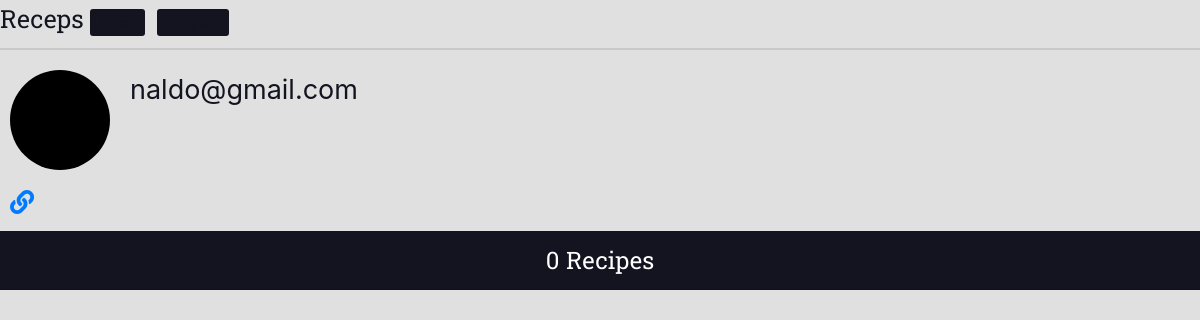
Page /authors/profile/naldo@gmail.com/ on the earlier database version.
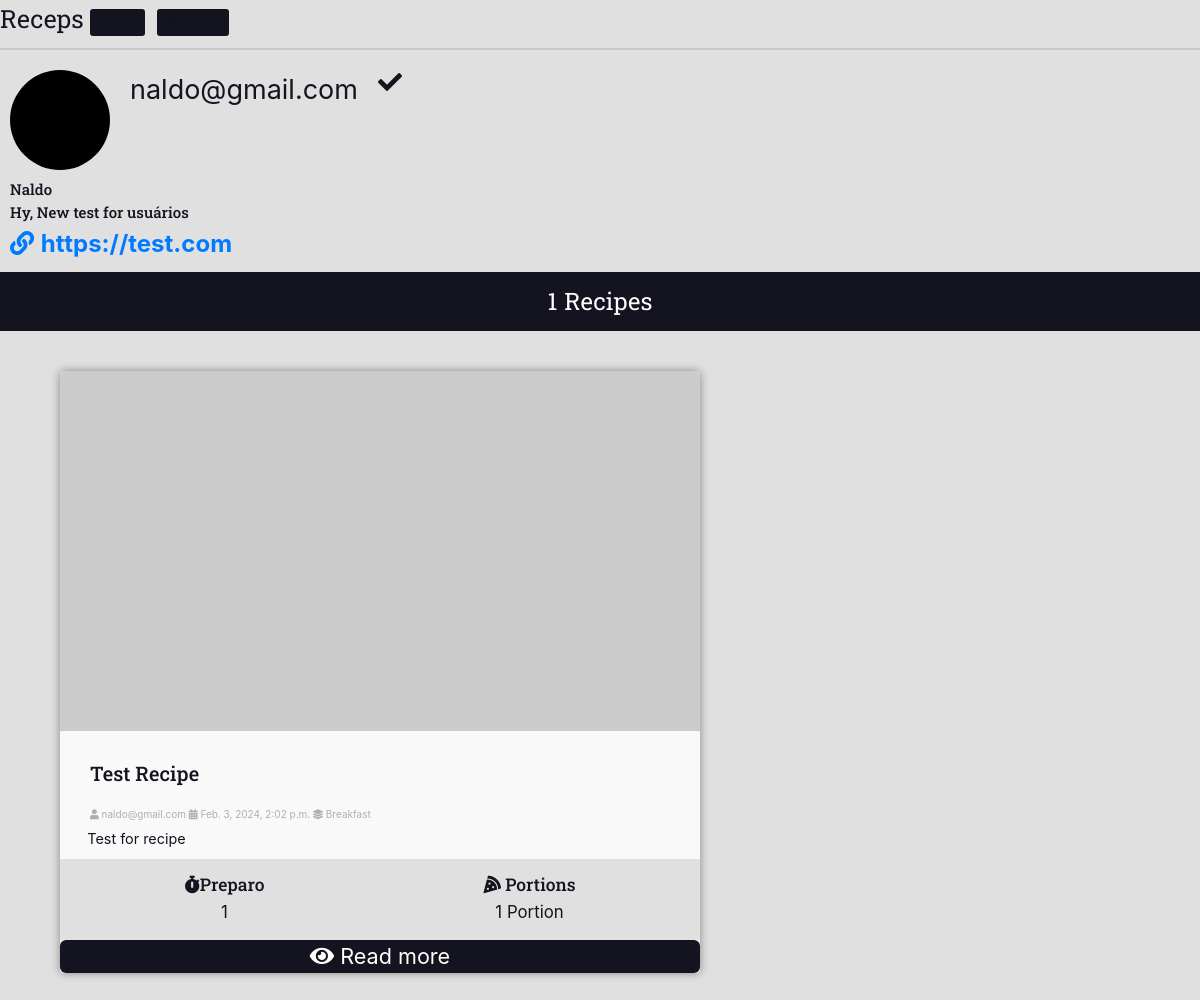
Same page on the later database version.
### authors/models.py (models this page shows)
class Authors(models.Model):
    user = models.ForeignKey(User, on_delete=models.DO_NOTHING)
    name = models.CharField(max_length=12, null=True, blank=False)
    bio = models.CharField(max_length=100, null=True, blank=True)
    link = models.CharField(max_length=100, null=True, blank=False)
    stars = models.IntegerField(default=0)
    is_professional = models.IntegerField(default=0)

### receps/models.py (models this page shows, shortened)
class Receps(models.Model):
    title = models.CharField(max_length=42)
    date = models.DateTimeField(auto_now_add=True)
    category = models.ForeignKey(Categories, on_delete=models.DO_NOTHING)
    portions = models.PositiveIntegerField(null=False, blank=False)
    user = models.ForeignKey(User, models.DO_NOTHING)
    description = models.TextField(blank=False)
    time = models.CharField(max_length=8)
    slug = models.SlugField(blank=True, null=False, unique=True)
    update = models.DateTimeField(auto_now=True)
    is_published = models.BooleanField(default=True)

class Categories(models.Model):
    name = models.CharField(null=True, blank=True, max_length=38, unique=True)
    icon = models.CharField(default="fas fa-utensils",null=True, blank=True, max_length=100)

### authors/views.py (the view)
# urls.py: path('profile/<str:username>/', views.profile, name='profile'),
def profile(request, username):
    user_infos = User.objects.all().filter(username=username).first()
    author = Authors.objects.all().filter(user_id=user_infos.id).first()
    receps_list = Receps.objects.all().filter(is_published=True, user_id=user_infos.id).order_by('-id')
    revenue_total = receps_list.count()
    return render(request, 'pages/profile.html', {'user_infos': user_infos, 'author': author, 'total_revenue': revenue_total, 'Receps': receps_list})

### authors/templates/pages/profile.html (shortened to what this page needs)
{% extends '../partials/extension.html' %}
{% block 'head' %}
  {% load static %}
  <link rel="stylesheet" href="{% static 'css/profile.css' %}">
  <link rel="stylesheet" href="{% static 'css/receps.css' %}">
{% endblock %}
{% block 'body' %}
  <div class="main-profile">
      {% include 'partials/header_min.html'%}
      </div>
      <div class="profile">
        <div class="cover-profile"></div>
        <span class="author-user">{{ user_infos.username }}</span>
        {% if author.is_professional %}
        <i class="fas fa-check"></i>
        {% endif %}
      </div>
      <div class="author-info">
        <h4>{{ author.name }}</h4>
        <h4>{{ author.bio }}</h4>
        <a href="{{ author.link }}">
          <i class="fas fa-link"></i>
          <span class="text-link">{{ author.link }}</span>
        </a>
      </div>
      <div class="profile-recipe">
        <hr>
        <span class="text-recipe">{{ total_revenue }}</span>
        <span class="text-recipe">Recipes</span>
        <hr>
      </div>
      {% for recipe in Receps %}
        {% include 'partials/receps_list.html' %}
      {% endfor %}
{% endblock %}

### autentication/templates/partials/extension.html (shortened to what this page needs)
<!DOCTYPE html>
<html lang="pt-br">
  <head>
    <link rel="stylesheet" href="https://cdn.jsdelivr.net/npm/bootstrap@4.3.1/dist/css/bootstrap.min.css">
    <link rel="stylesheet" href="https://cdnjs.cloudflare.com/ajax/libs/font-awesome/5.15.4/css/fontawesome.min.css" />
    <link rel="stylesheet" href="https://cdnjs.cloudflare.com/ajax/libs/font-awesome/5.15.4/css/brands.min.css" />
    <link rel="stylesheet" href="https://cdnjs.cloudflare.com/ajax/libs/font-awesome/5.15.4/css/solid.min.css" />
    {% block 'head'%}
    {% endblock %}
  </head>
  <body>
    <main>
      {% block 'body' %}
      {% endblock %}
     </main>
  </body>
</html>

### authors/templates/partials/header_min.html
<div class="main-header-profile">
  <a href="{% url 'receps:receps' %}" class="header-profile-title">  Receps</a>
  {% if not user.is_authenticated %}
  <a href="{% url 'receps:receps' %}" class="header-profile-enter"> Enter</a>
  <a href="{% url 'receps:receps' %}" class="header-profile-register"> Sing Up </a>
  {% endif %}
  <hr>
</div>

### receps/templates/partials/receps_list.html (shortened to what this page needs)
<div class="main-container">
    <div class="main-content main-content-list container">
        <div class="recipe recipe-list-item">
            <div class="recipe-cover">
                <img src="https://via.placeholder.com/1280x720.png/000">
            </div>
            <div class="recipe-title-container">
                <h2>{{recipe.title}}</h2>
            </div>
            <div class="recipe-author">
                <a href="{% url 'authors:profile' username=recipe.user.username %}" class="author-item">
                    <i class="fas fa-user"></i>
                    {{recipe.user.username}}
                <span class="author-item">
                    <i class="fas fa-calendar-alt"></i>
                    {{recipe.date}}
                </span>
                <a class="author-item" href="{% url 'receps:category' id=recipe.category.id %}">
                    <i class="fas fa-layer-group"></i>
                    {{recipe.category.name}}
                </a>
            </div>
            <div class="recipe-content">
                <p>{{recipe.description}}</p>
            </div>
            <div class="recipe-meta-container">
                <div class="recipe-meta recipe-preparation">
                    <h3 class="recipe-meta-title"><i class="fas fa-stopwatch"></i>Preparo</h3>
                    <div class="recipe-meta-text">
                        {{recipe.time}}
                    </div>
                </div>
                <div class="recipe-meta recipe-servings">
                    <h3 class="recipe-meta-title">
                        <i class="fas fa-pizza-slice"></i>
                        Portions
                    </h3>
                    <div class="recipe-meta-text">
                    {% if recipe.portions < 2%}
                    {{recipe.portions}} Portion
                    {% endif %}
                    </div>
                </div>
            </div>
            <footer class="recipe-footer">
                <a class="recipe-read-more button button-dark button-full-width" href="{% url 'receps:receps-recipe' slug=recipe.slug %}">
                    <i class="fas fa-eye"></i>
                    <span>Read more</span>
                </a>
            </footer>
        </div>
    </div>
</div>

### authors/static/css/profile.css (style rules this page uses)
body { background-color: var(--color-gray-1); }
* { margin: 0; padding: 0; }
.main-profile hr { color: var(--color-primary-dark); border-width: 2px; }
.main-profile a { color: var(--color-primary-dark); text-decoration: none; }
.header-profile-title { font-family: var(--font-heading); font-size: 25px; color: var(--color-primary-dark); margin-right: auto; }
.header-profile-enter, .header-profile-register { background: var(--color-primary-dark); border-radius: 3px; color: white; padding: 5px 10px; font-size: 14px; text-align: left; }
.header-profile-enter { margin-right: 5px; }
.header-profile-register { margin-left: auto; }
.profile { display: flex; padding: 10px; margin-top: 8px; }
.author-user { padding: 0 20px; font-size: 27px; }
.cover-profile { padding-bottom: 10px; width: 100px; height: 100px; background-color: black; border-radius: 50%; }
.profile-recipe { display: block; justify-content: center; align-items: center; text-align: center; background-color: var(--color-primary-dark); color: white; }
.author-info { padding:0 10px; }
.text-recipe { font-family: var(--font-heading); }
.text-link { font-weight: bold; }

### receps/static/css/receps.css (style rules this page uses)
* { margin: 0; padding: 0; box-sizing: border-box; }
html { font-size: 62.5%; }
body { font-size: 2.4rem; background: var(--color-gray-1); color: var(--color-primary-dark); }
h1, h2, h3, h4, h5, h6 { font-family: var(--font-heading); }
.container { max-width: 1440; margin: 0 auto; padding: var(--spacing-gutter-medium) }
.main-content-list { display: grid; grid-template-columns: repeat(auto-fit, minmax(340px, 1fr)); gap: var(--spacing-gutter-large); }
.recipe { background: var(--color-white); box-shadow: 0 0 10px rgba(0, 0, 0, 0.4); transform: scale(1); transition: all 300ms ease-in-out; background: var(--color-gray-0); border-radius: 4px; overflow: hidden; }
.recipe img { max-width: 100%; }
.recipe-list-item { max-width: 640px; }
.recipe-title-container { padding: var(--spacing-gutter-medium); padding-bottom: calc(var(--spacing-gutter-medium) / 20); }
.recipe-author { padding: 0 var(--spacing-gutter-medium); }
.author-item { font-size: 10px; color: var(--color-gray-3); }
.recipe-content { padding: 0 calc(var(--spacing-gutter-medium) /1.1); font-size: 60%; }
.recipe-meta-container { display: flex; flex-flow: row wrap; background: var(--color-gray-1); padding: calc(var(--spacing-gutter-medium) / 2) ; }
.recipe-meta-text { font-size: 70%; }
.recipe-meta { display: flex; flex-flow: column nowrap; flex-shrink: 1; flex-grow: 1; text-align: center; }
.recipe-footer a { margin-top: auto; background: var(--color-primary-dark); color: white; display: block; text-decoration: none; border-radius: 6px; text-align: center; font-size: 90%; }

Differences in the rows shown:
added Authors: name "Naldo", bio "Hy, New test for usuários", link "https://test.com"
added Receps: title "Test Recipe", user.username "naldo@gmail.com", date "Feb. 3, 2024, 2:02 p.m.", category.name "Breakfast", description "Test for recipe", time "1", portions "1"
Other differences:
{{ total_revenue }}: "0" → "1"
